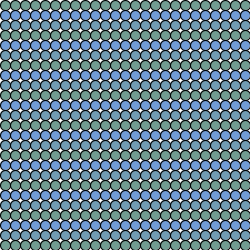
Frame 1 (no input)
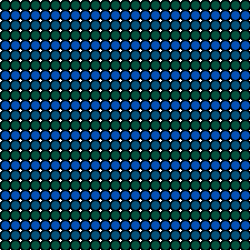
Frame 60 (the mouse pressed at the canvas centre just before this capture)
Frame 120 (the mouse held since frame 60 and released just before this capture): identical to frame 60, image omitted

The Processing sketch that drew these frames (run headless with seeded random() and noise(); from frame 60 on, the mouse is pressed at the canvas centre):

// Processing sketch: for_2jyuuru_pu_tanoc
// ── for_2jyuuru_pu_tanoc.pde
//クラスのインスタンスを宣言
int num = 50;

Square [][]squares = new Square[num][num];




void setup(){
  int i;
  
  
  size(250,250);
  background(255);
 // ellipseMode(CORNERS);
  //frameRate(10);
  
  for(i = 0; i<num;i++){
    for(int j = 0; j<num;j++){
    squares[i][j]= new Square(i*10,j*10);
    }
  }
}
    
  



void draw(){
  for(int i = 0; i <num; i++){
    for(int j = 0; j< num; j++){
      squares[i][j].display();
    }
  }
  
}

// ── Class.pde
class Square{
  float x,y;//生成のx座標、y座標のやつ
  
  Square(float _x,float _y){
    x = _x;
    y = _y;
  }
  
  
  void display(){
    float col1;
    int col2;
ellipseMode(CORNERS);
col1 =x-10% 6;
col2 = 80;

    if(col1 == 0){
      col2 = 0;
    }
    else if(col1 == 1){
      col2 = 20;
    }
      else if(col1 == 1){
        col2 = 40;
      }
      fill(HSB,col2,(y%6)*30+60,144);
        
    ellipse(x,y,10+x,10+y);
  }
}
